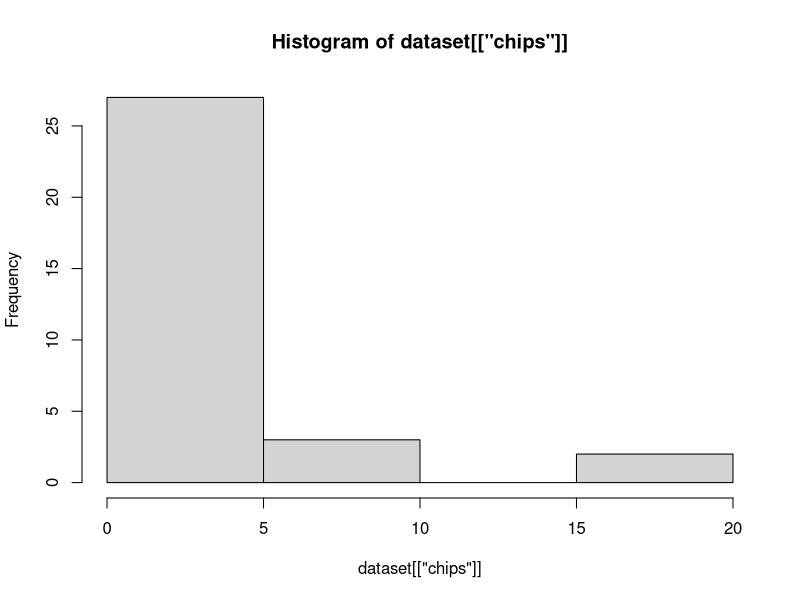
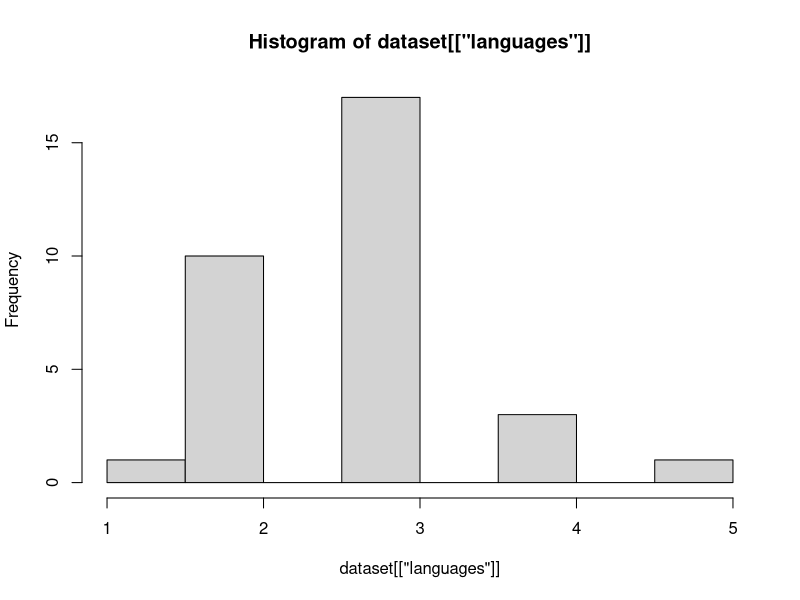

Here is the R script that generated these plots, in order:
## ---- chunk 1
dataset <- read.csv(file = 'chips_df.csv')
mean(dataset[["chips"]])
## ---- chunk 2
sd(dataset[["chips"]])
## ---- chunk 3
mean(dataset[["languages"]])
## ---- chunk 4
sd(dataset[["languages"]])
## ---- chunk 5
hist(dataset[["chips"]])
## ---- chunk 6
hist(dataset[["languages"]])
